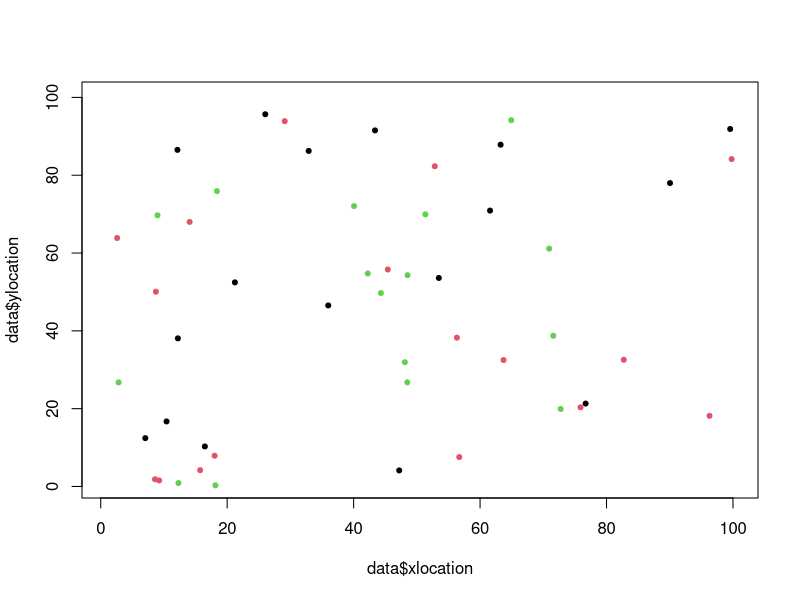

Generate this figure with R: (Note: this script raises an error after producing the figure.)
#Load packages
library(tidyverse) 
library(gridExtra)
# Set up a grid to represent land
#Place individuals on plot
xsize = ysize = 100
numInd = 50
numSpecies = 3
data <-  tibble("ID" = 1:numInd, "age" = sample(150, numInd, replace = TRUE), 
                 species = sample(numSpecies, 50, replace = TRUE), "xlocation" = runif(50, 0, 100), 
                 "ylocation" = runif(50,0,100), "parentalDistance" = 0)

herbivores <- data %>%  slice_sample(n = 25) %>% select(-c(ID, age, parentalDistance))
herbivores <- herbivores %>% mutate(ID = 1:nrow(herbivores), age = 0)
plot(data$xlocation, data$ylocation, col = data$species, pch = 20, xlim = c(1,100), ylim = c(1,100))

#Set up rates of birth/death/growth etc...
deltaT = 1 #1 year periods of growth
ageChange = deltaT
maxAge = 150
seeds = 10
dispParam = 10 #dispersalParam
DensParam = 3.2 #DensityParam
DensParam1 = 290
uniqueSp = unique(data$species)
numYears = 150
herbParam1 = 100
herbParam2 = 10
speciesPop = NULL
herbPop = NULL
### MAIN LOOP ####

##Currently using for loops to determine parameters##


for(t in seq(0, numYears, by = deltaT)){ 
  #grow
  data$age = data$age + deltaT
  herbivores$age = herbivores$age + 1
  #disperse seeds/
  Ind = data[1, ]
  babies <- dispersal(Ind, data$species, data$xlocation, data$ylocation)
  #survival of seeds
  babies <- seedPredation(babies, babies$parentalDistance)
  data <- bind_rows(data, babies)
  #Background death of adults. Death rate decreases with age
  data <- backgroundDeath(data, data$age)
  #Conspecific density death
  livePastDens = NULL
  for (k in 1:length(uniqueSp)){
    sp = uniqueSp[k]
    subPop = subset(data, species == sp)
    survived <- densityPredation(subPop, subPop$age, subPop$ID, subPop$xlocation, subPop$ylocation)
    livePastDens <-  bind_rows(livePastDens, survived)
    livePastDens <- livePastDens[order(livePastDens$ID), ]
  }
  data <- livePastDens
  #trees over max age die
  data  <- filter(data, age <= 150)
  
  
  #Herbivores die
  herbivores <- herbivoreDeath(data, herbivores)
  
  #Herbivores reproduce
  newHerbivores <- herbivoreGrowth(data, herbivores)
  herbivores <- bind_rows(herbivores, newHerbivores)
  herbivores <- herbivores[!duplicated(herbivores$xlocation) & !duplicated(herbivores$ylocation),]
  
  #Herbivores damage trees
  data <-  herbivory(data, herbivores)
  
  
  plot(data$xlocation, data$ylocation, col = data$species, pch = 20, xlim = c(1,100), ylim = c(1,100))
  
  #Supplemental funs
  countSpecies <- speciesSize(data$species)
  speciesPop <-  bind_rows(speciesPop, countSpecies)
  countHerbs <- speciesSize(herbivores$species)
  herbPop <- bind_rows(herbPop, countHerbs)
  
  print(t)

}

grid.arrange(plotSpecies(speciesPop), plotHerbSpecies(herbPop), ncol = 1)
plot(herbivores$xlocation, herbivores$ylocation, col = herbivores$species, pch = 20, xlim = c(1,100), ylim = c(1,100))





##### MAIN FUNCTIONS #######

#Disperse 10 seeds per parent
dispersal <- function(Ind, species, xlocation, ylocation){
    babies = NULL
    Adults = tibble("species" = species, "x" = xlocation, "y" = ylocation)
    for (i in 1:nrow(Adults)){
      eachAdult = Adults[i,]
      for (j in 1:seeds){
        baby = Ind
        baby$age = as.integer(0)
        baby$ID  = max(data$ID) + (10*(i-1)) + j
        baby$species  =  eachAdult$species
        babyDist = abs(rnorm(1, mean=0, sd=dispParam))
        xDirection = runif(1)
        baby$xlocation = ((xDirection*babyDist) + eachAdult$x) %% xsize
        baby$ylocation = (((1-xDirection) * babyDist) + eachAdult$y) %% ysize
        baby$parentalDistance = babyDist
        babies <- bind_rows(babies, baby)
      }
    }
    return(babies)
    
}



#Seeds predated based on distance from parent
seedPredation <- function(Babies, parentalDist){
  babySurv = NULL
  for (i in 1:nrow(Babies)){
    dist = parentalDist[i]
    danger = 1/dist
    luck = runif(1)*danger
    indDeath = luck > 0.1
    babySurv[i] = indDeath
  }
  return(Babies[!babySurv, ])
}

#predation based on conspecifics nearby
densityPredation <- function(subPop, age, ID, xlocation, ylocation){
  survived = NULL
  dead = NULL
  indSpecies <-  data.frame(cbind("ID" = ID, "age" = age, "xlocation" = xlocation, "ylocation" = ylocation))
  for (i in 1:nrow(subPop)){
    neighbors <-  NULL
    ageInd = age[i]
    indX <-  xlocation[i]
    indY <-  ylocation[i]
    xNeighbors = data.frame(subset(indSpecies, xlocation <= indX + DensParam & xlocation >= indX 
                                   - DensParam
                                   & xlocation != indX))
    yNeighbors = data.frame(subset(indSpecies, ylocation <= indY + DensParam & 
                                     ylocation >= indY - DensParam
                                   & ylocation != indY))
    neighbors = bind_rows(neighbors,xNeighbors)
    neighbors = bind_rows(neighbors, yNeighbors)
    neighbors = unique(neighbors)
    prob <- ifelse(nrow(neighbors)>0,  (DensParam1/nrow(neighbors) * (ageInd+1))/((max(neighbors$age))+1),
           1.01)
    ifelse(runif(1) < prob, survived <-  bind_rows(subPop[i, ], survived), next)
  }
  return(survived)
}

#Natural Background death
backgroundDeath <- function(population, age){
  living = c()
  probDeath = c()
  for (i in 1:nrow(population)){
    probDeath[i] <- ifelse(age[i] > 0,  0.4/age[i], 0.7)
    alive <- (runif(1) > probDeath[i])
    living[i] = alive
  }
  return(population[living,])
}






#### HERBIVORY STUFF ######


#Herbivory function: herbivores kill trees
herbivory <- function(trees, herbivores){
  deadTrees = NULL
  for (i in 1:nrow(herbivores)){
    indHerbivore = herbivores[i, ]
    infected = data[data$xlocation == indHerbivore$xlocation  & data$ylocation == indHerbivore$ylocation, ]
    probSurv = (infected$age+6 / (((indHerbivore$age)+1)*150))
    survived= (probSurv > runif(1))
    if(!isTRUE(survived)){
      deadTrees <- bind_rows(deadTrees, infected)
    }
  }
  deadID = deadTrees$ID
  return(subset(trees, !(ID %in% deadID)))
}

herbivoreGrowth <- function(trees, herbivores){
  infectedTrees <- NULL
  herbivoreLocs <- tibble(x = herbivores$xlocation, y = herbivores$ylocation)
  for (i in 1:nrow(herbivores)){
    indHerbivore <- herbivores[i, ]
    for (j in 1:3){
      xDisplacement <- (indHerbivore$xlocation + rnorm(1,0, sd = 6))
      yDisplacement <- (indHerbivore$ylocation + rnorm(1,0, sd = 6))
      infectedTree <- subset(trees, xlocation > xDisplacement - 5 & xlocation < xDisplacement + 5 &
                               ylocation > yDisplacement - 5 & ylocation < yDisplacement + 5 &
                               xlocation != indHerbivore$xlocation & ylocation != indHerbivore$ylocation &
                               species == indHerbivore$species)
      infectedTrees <- bind_rows(infectedTrees, infectedTree)
    }
  }
  if(nrow(infectedTrees) > 0){
    newHerbivores <- infectedTrees %>%  select(-c(parentalDistance, ID, age)) %>% 
      mutate(ID = seq(max(herbivores$ID)+1, 
      max(herbivores$ID)+nrow(infectedTrees)), age = 0)
  }else{
    newHerbivores <- NULL
  }
  return(newHerbivores)
}

herbivoreDeath <- function(trees, herbivores){
  dead = NULL
  totalInf = NULL
  for (i in 1:nrow(herbivores)){
    indHerbivore = herbivores[i, ]
    infected = data[data$xlocation == indHerbivore$xlocation  & data$ylocation == indHerbivore$ylocation, ]
    if (nrow(infected) < 1){
      dead <- bind_rows(dead, indHerbivore)
    }
  }
  herbID = dead$ID
  return(subset(herbivores, !(ID %in% herbID)))
}






### SUPPLEMENTAL FUNCTIONS###

#Used to plot population over time
plotSize <- function(popSize){
  popTime <- tibble("gen" = c(1:length(popSize)), "population" = popSize)
  plot(popTime$gen, popTime$population, type = "b", col = "blue")
}

#used to plot average density for a specific parameter
densSize <- function(xlocation, ylocation){
  Densities = NULL
  for (i in seq(0,95, by = 5)){
    popSegment = subset(xlocation, xlocation > i & xlocation < i+5)
    Densities = c(Densities, length(popSegment))
  }
  return(mean(Densities))
}

#Track population of each species
speciesSize <- function(speciesTypes){
  a = speciesTypes[speciesTypes == 1]
  b = speciesTypes[speciesTypes == 2]
  c = speciesTypes[speciesTypes == 3]
  
  df <- tibble("Species 1" = length(a), "Species 2" = length(b), "Species 3" = length(c))
  return(df)
}


#Plot amount of each species
plotSpecies <- function(speciesPop){
  speciesPop <- add_column(speciesPop, gen = 1:nrow(speciesPop))
  speciesPop <- pivot_longer(speciesPop, cols = starts_with("Species"), names_to = "Species",
                             names_prefix = "Species ", values_to = "Count")
  ggplot(data = speciesPop, aes(gen, Count, col = Species))+
    geom_point()+
    geom_line()+
    ylim(0, max(speciesPop$Count))+
    ylab("Tree Count")
  
}
plotHerbSpecies <- function(speciesPop){
  speciesPop <- add_column(speciesPop, gen = 1:nrow(speciesPop))
  speciesPop <- pivot_longer(speciesPop, cols = starts_with("Species"), names_to = "Species",
                             names_prefix = "Species ", values_to = "Count")
  ggplot(data = speciesPop, aes(gen, Count, col = Species))+
    geom_point()+
    geom_line()+
    ylim(0, max(speciesPop$Count))+
    ylab("Herbivore Count")
  
}
#If want to track pop/dens put this in main loop and recreate variables popSize and avgDens
#Then use plotSize and densSize functions
popSize = c(popSize, nrow(data))
currentDens <- densSize(data$xlocation, data$ylocation)
avgDens <- c(avgDens, currentDens)
